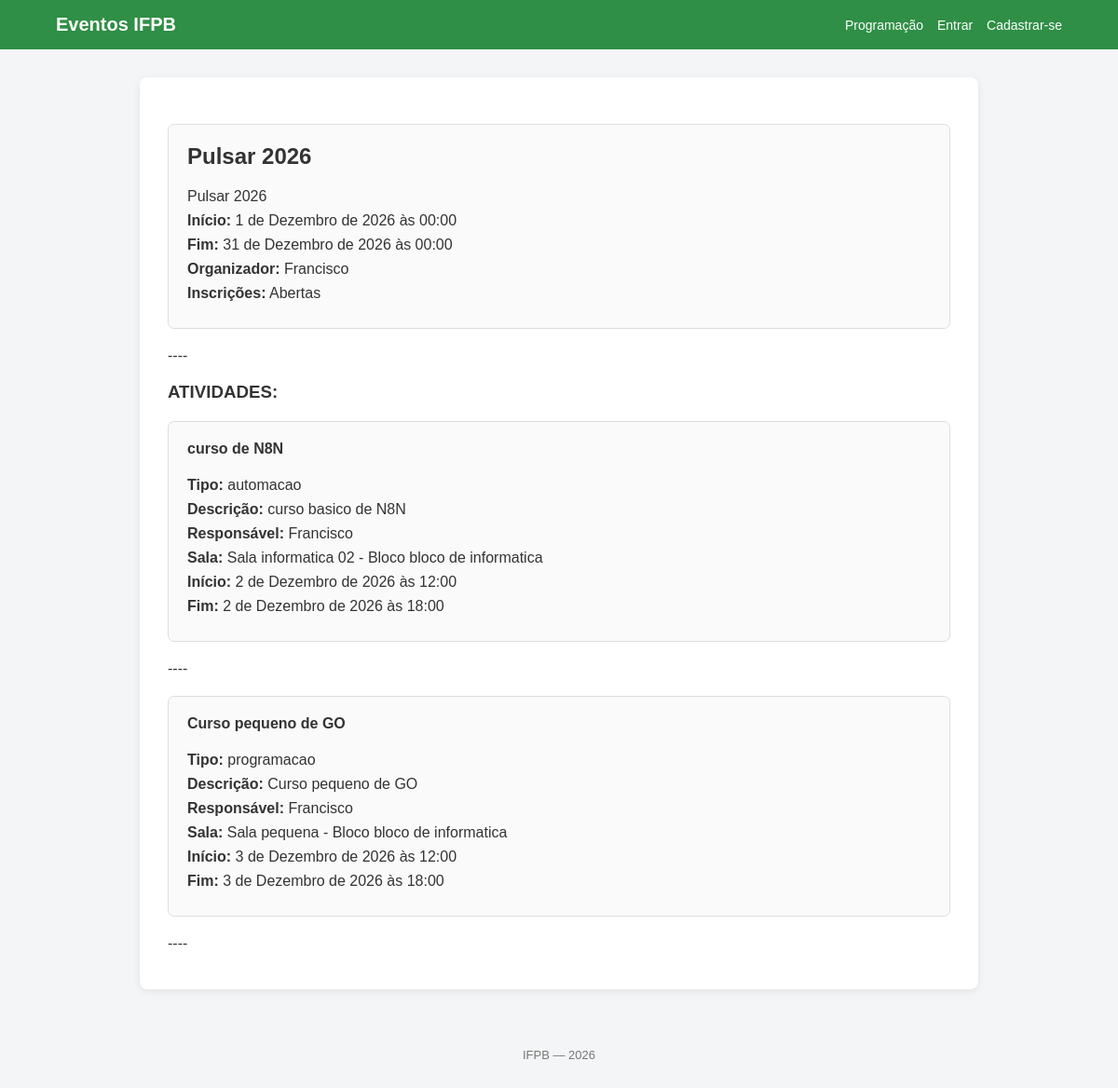
Screenshot of /evento/2 with the database file from the repository.
### eventos/models.py (models this page shows, shortened)
class Evento(models.Model):
    nome = models.CharField(max_length=200)
    descricao = models.TextField(blank=True)
    inicio = models.DateTimeField()
    fim = models.DateTimeField()
    inscricoes_abertas = models.BooleanField(default=True)
    organizador = models.ForeignKey(
        settings.AUTH_USER_MODEL,
        on_delete=models.CASCADE,
        related_name="eventos_organizados"
    )

class Atividade(models.Model):
    evento = models.ForeignKey(
        Evento,
        on_delete=models.CASCADE,
        related_name="atividades"
    )
    titulo = models.CharField(max_length=200)
    tipo = models.CharField(max_length=100)
    descricao = models.TextField(blank=True)
    responsavel = models.ForeignKey(
        settings.AUTH_USER_MODEL,
        on_delete=models.CASCADE,
        related_name="atividades_responsaveis"
    )
    sala = models.ForeignKey(
        Sala,
        on_delete=models.SET_NULL,
        null=True,
        blank=True,
        related_name="atividades"
    )
    inicio = models.DateTimeField()
    fim = models.DateTimeField()

class Sala(models.Model):
    nome = models.CharField(max_length=100)
    bloco = models.CharField(max_length=50)
    capacidade = models.PositiveIntegerField()
    def __str__(self):
        return f"{self.nome} - Bloco {self.bloco}"

### eventos/views.py (the view, shortened to what this page needs)
# urls.py: path('evento/<int:id>', views.detalhe_evento, name='evento'),
def detalhe_evento(request, id):
    evento = get_object_or_404(Evento, id=id)
    inscrito_no_evento = False
    atividades = Atividade.objects.filter(evento=evento)
    return render(request, 'eventos/detalhe_evento.html', {
        'evento': evento,
        'atividades': atividades,
        'inscrito_no_evento': inscrito_no_evento,
    })

### eventos/templates/eventos/detalhe_evento.html (shortened to what this page needs)
{% extends "base.html" %}
{% block conteudo %}
    <article>
        <h2>{{ evento.nome }}</h2>
        <p>{{ evento.descricao }}</p>
        <p>
            <strong>Início:</strong> {{ evento.inicio }}
        </p>
        <p>
            <strong>Fim:</strong> {{ evento.fim }}
        </p>
        <p>
            <strong>Organizador:</strong> {{ evento.organizador }}
        </p>
        <p>
            <strong>Inscrições:</strong>
            {% if evento.inscricoes_abertas %}
                Abertas
            {% else %}
                Encerradas
            {% endif %}
        </p>
    </article>
    <p>----</p>
    <h3>ATIVIDADES:</h3>
    {% for atividade in atividades %}
        <article>
            <h4>{{ atividade.titulo }}</h4>
            <p><strong>Tipo:</strong> {{ atividade.tipo }}</p>
            <p><strong>Descrição:</strong> {{ atividade.descricao }}</p>
            <p><strong>Responsável:</strong> {{ atividade.responsavel }}</p>
            <p>
                <strong>Sala:</strong>
                {% if atividade.sala %}
                    {{ atividade.sala }}
                {% else %}
                    Não definida
                {% endif %}
            </p>
            <p><strong>Início:</strong> {{ atividade.inicio }}</p>
            <p><strong>Fim:</strong> {{ atividade.fim }}</p>
        </article>
        <p>----</p>
    {% empty %}
        <p>Não há atividades para este evento.</p>
    {% endfor %}
{% endblock %}

### static/css/style.css (style rules this page uses)
* { box-sizing: border-box; }
body { margin: 0; font-family: Arial, sans-serif; background: #f4f5f6; color: #333; }
h2, h3, h4 { color: #333; }
article { background: #fafafa; border: 1px solid #ddd; border-radius: 7px; padding: 20px; margin: 20px 0; }
article h2, article h3, article h4 { margin-top: 0; }
article p { margin: 8px 0; }
main > p { margin: 10px 0; }

### rows the page displays
Evento: nome "Pulsar 2026", descricao "Pulsar 2026", inicio "1 de Dezembro de 2026 às 00:00", fim "31 de Dezembro de 2026 às 00:00", organizador "Francisco"
Atividade: titulo "curso de N8N", tipo "automacao", descricao "curso basico de N8N", responsavel "Francisco", sala "Sala informatica 02 - Bloco bloco de informatica", inicio "2 de Dezembro de 2026 às 12:00", fim "2 de Dezembro de 2026 às 18:00"
Atividade: titulo "Curso pequeno de GO", tipo "programacao", descricao "Curso pequeno de GO", responsavel "Francisco", sala "Sala pequena - Bloco bloco de informatica", inicio "3 de Dezembro de 2026 às 12:00", fim "3 de Dezembro de 2026 às 18:00"
